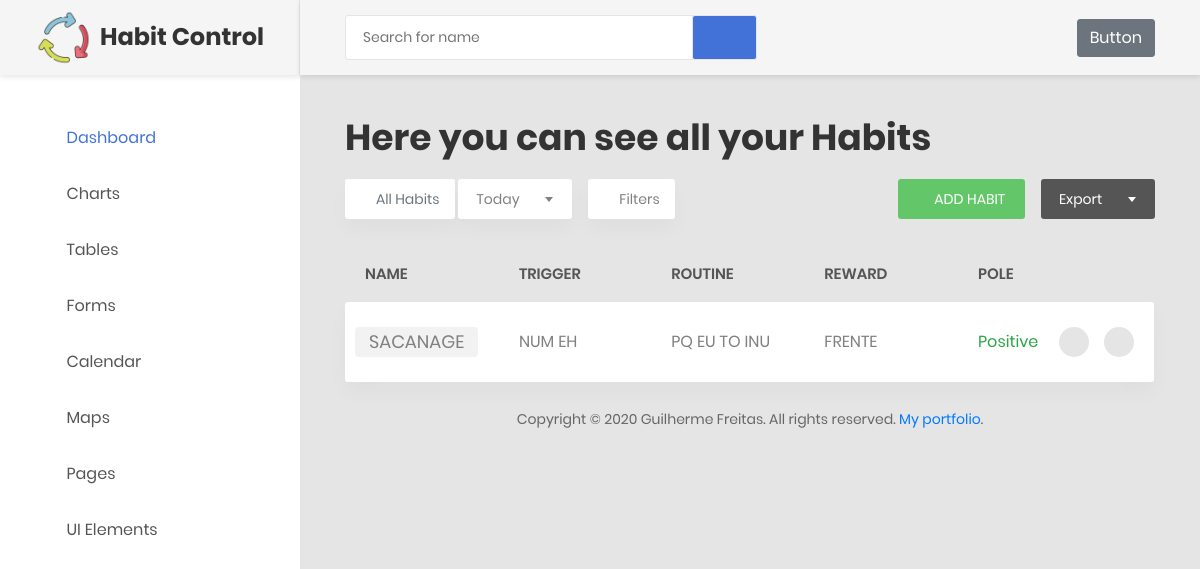
The app's page /, older data.
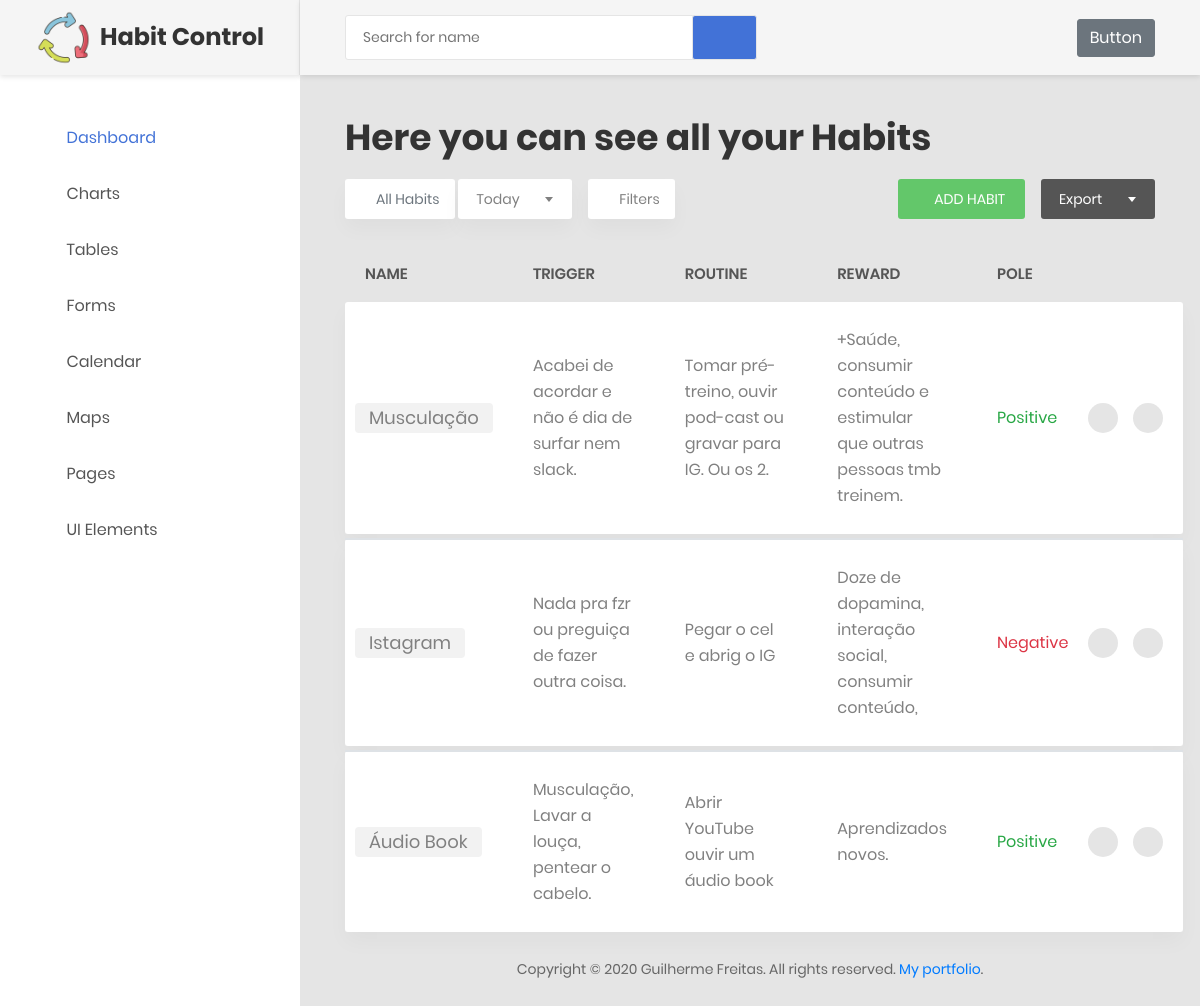
The same page, newer data.
### habit/models.py (models this page shows)
class Habit(models.Model):
    name = models.CharField(max_length=20, blank=False, null=False)
    trigger = models.TextField(max_length=200)
    routine = models.TextField(max_length=200)
    reward = models.TextField(max_length=200)
    good = models.BooleanField(blank=False, null=False)

### habit/views.py (the view)
# urls.py: 2. Add a URL to urlpatterns:  path('', views.home, name='home')
class home(ListView):
    model = Habit
    template_name = 'home.html'

### habit/templates/home.html (shortened to what this page needs)
{% extends 'base.html' %}
{% load static %}
    {% block import-css %}
        <link href=" {% static 'css/index.css' %}" rel="stylesheet" media="all">
    {% endblock %}
    {% block search  %}
        <form class="form-header" action="{% url 'search'%}"  method = "get" >
            <input class="au-input au-input--xl"  name = "q_name"  type = "text"  placeholder = "Search for name">
                <button class="au-btn--submit" type="submit">
                    <i class="zmdi zmdi-search"></i>
                </button>
        </form>
    {% endblock %}
    {% block right-header %}
        <button class="btn btn-secondary"><a href="" class="text-decoration-none text-white">Button</a></button>
    {% endblock %}
    {% block content %}
        <h1 class="title">Here you can see all your Habits</h1>
        <div class="table-data__tool">
            <div class="table-data__tool-left">
                <button class="au-btn-filter">
                    <a href="{% url 'home' %}" class="text-decoration-none text-secondary">
                        <i class="zmdi zmdi-filter-list"></i>All Habits
                    </a>
                </button>
                <div class="rs-select2--light rs-select2--sm">
                </div>
                <button class="au-btn-filter">
                    <i class="zmdi zmdi-filter-list"></i>filters</button>
            </div>
            <div class="table-data__tool-right">
                <button class="au-btn au-btn-icon au-btn--green au-btn--small">
                    <a href="{% url 'create_habit' %}" class="text-decoration-none text-white ">
                    <i class="zmdi zmdi-plus"></i>add habit</a></button>
                <div class="rs-select2--dark rs-select2--sm rs-select2--dark2">
                </div>
            </div>
        </div>
        <div class="table-responsive table-responsive-data2">
            <table class="table table-data2">
                <thead>
                    <tr>
                        <th><span class="Title-column">Name</span></th>
                        <th><span class="Title-column">Trigger</span></th>
                        <th><span class="Title-column">Routine</span></th>
                        <th><span class="Title-column">Reward</span></th>
                        <th><span class="Title-column">Pole</span></th>
                        <th></th>
                    </tr>
                </thead>
                {% for habit in object_list %}
                    <tbody>
                        <tr class="tr-shadow ordinary_row">
                                <td>
                                    <span class="block-email rounded ">{{habit.name}}</span>
                                </td>
                                <td>{{habit.trigger}}</td>
                                <td >{{habit.routine}}</td>
                                <td>{{habit.reward}}</td>
                                <td>
                                        {% if habit.good %}
                                        <span class="text-success"> Positive </span>
                                        {% else %}
                                            <span class="text-danger"> Negative </span>
                                        {% endif %}
                                </td>
                                <td>
                                    <div class="table-data-feature">
                                        <button class="item" data-toggle="tooltip" data-placement="top" title="Edit" >
                                            <a href="{% url 'update_habit' pk=habit.pk %}">
                                                <i class="zmdi zmdi-edit"></i>
                                            </a>
                                        </button>
                                        <button class="item button_delete" title="Delete" data-toggle="modal" data-target="#exampleModalCenter">
                                                <i class="zmdi zmdi-delete"></i>
                                        </button>
                                    </div>
                                </td>
                            </div>
                        <tr class="spacer"></tr>
                {% endfor %}
        </div>
    {% endblock %}

### templates/base.html (shortened to what this page needs)
{% load static %}
<!DOCTYPE html>
<html lang="en">
<head>
    <link href=" {% static 'CoolAdmin/css/font-face.css' %}" rel="stylesheet" media="all">
    <link href=" {% static 'CoolAdmin/vendor/font-awesome-4.7/css/font-awesome.min.css' %}" rel="stylesheet" media="all">
    <link href=" {% static 'CoolAdmin/vendor/font-awesome-5/css/fontawesome-all.min.css' %}" rel="stylesheet" media="all">
    <link href=" {% static 'CoolAdmin/vendor/mdi-font/css/material-design-iconic-font.min.css' %}" rel="stylesheet" media="all">
    <link href=" {% static 'CoolAdmin/vendor/bootstrap-4.1/bootstrap.min.css' %}" rel="stylesheet" media="all">
    <link href=" {% static 'CoolAdmin/vendor/animsition/animsition.min.css' %}" rel="stylesheet" media="all">
    <link href=" {% static 'CoolAdmin/vendor/bootstrap-progressbar/bootstrap-progressbar-3.3.4.min.css' %}" rel="stylesheet" media="all">
    <link href=" {% static 'CoolAdmin/vendor/wow/animate.css' %}" rel="stylesheet" media="all">
    <link href=" {% static 'CoolAdmin/vendor/css-hamburgers/hamburgers.min.css' %}" rel="stylesheet" media="all">
    <link href=" {% static 'CoolAdmin/vendor/slick/slick.css' %}" rel="stylesheet" media="all">
    <link href=" {% static 'CoolAdmin/vendor/select2/select2.min.css' %}" rel="stylesheet" media="all">
    <link href=" {% static 'CoolAdmin/vendor/perfect-scrollbar/perfect-scrollbar.css' %}" rel="stylesheet" media="all">
    <link href=" {% static 'CoolAdmin/css/theme.css' %}" rel="stylesheet" media="all">
    <link href=" {% static 'CoolAdmin/css/my-base.css' %}" rel="stylesheet" media="all">
    {% block import-css %}
    {% endblock %}
</head>
<body class="animsition">
    <div class="page-wrapper">
        <aside class="menu-sidebar d-none d-lg-block">
            <a href="{% url 'home' %}" >
                <div class="logo">
                    <img src="{% static 'CoolAdmin/images/icon/logo.png' %}" alt="Cool Admin" class="logo-icon" />
                    <h3 class="logo-text">Habit Control</h3>
                </div>
            </a>
            <div class="menu-sidebar__content js-scrollbar1">
                <nav class="navbar-sidebar">
                    <ul class="list-unstyled navbar__list">
                        <li class="active has-sub">
                            <a class="js-arrow" href="#">
                                <i class="fas fa-tachometer-alt"></i>Dashboard</a>
                        </li>
                        <li>
                            <a href="chart.html">
                                <i class="fas fa-chart-bar"></i>Charts</a>
                        </li>
                        <li>
                            <a href="table.html">
                                <i class="fas fa-table"></i>Tables</a>
                        </li>
                        <li>
                            <a href="form.html">
                                <i class="far fa-check-square"></i>Forms</a>
                        </li>
                        <li>
                            <a href="calendar.html">
                                <i class="fas fa-calendar-alt"></i>Calendar</a>
                        </li>
                        <li>
                            <a href="map.html">
                                <i class="fas fa-map-marker-alt"></i>Maps</a>
                        </li>
                        <li class="has-sub">
                            <a class="js-arrow" href="#">
                                <i class="fas fa-copy"></i>Pages</a>
                        </li>
                        <li class="has-sub">
                            <a class="js-arrow" href="#">
                                <i class="fas fa-desktop"></i>UI Elements</a>
                        </li>
                    </ul>
                </nav>
            </div>
        </aside>
        <div class="page-container">
            <header class="header-desktop">
                <div class="section__content section__content--p30">
                    <div class="container-fluid">
                        <div class="header-wrap">
                            {% block search  %}{% endblock %}
                            <div class="header-button">
                                <div class="account-wrap">
                                    <div class="account-item clearfix js-item-menu">
                                        <div class="content">
                                            {% block right-header %}{% endblock %}
                                        </div>
                                    </div>
                                </div>
                            </div>
                        </div>
                    </div>
                </div>
            </header>
            <div class="main-content">
                <div class="section__content section__content--p30">
                    <div class="container-fluid">
                        {% block content %}{% endblock %}
                        <div class="row">
                            <div class="col-md-12">
                                <div class="copyright">
                                    <p>Copyright © 2020 Guilherme Freitas. All rights reserved. <a href="https://freitas-gui.github.io/" target="_blank"> My portfolio</a>.</p>
                                </div>
                            </div>
                        </div>
                    </div>
                </div>
            </div>
        </div>
</body>
</html>

### habit/static/css/index.css (style rules this page uses)
.title { margin-bottom: 20px; }
.Title-column { font-size: 15px; }
.block-email { font-size: 18px; }
.table-data2.table thead tr > th { padding-left: 10px; padding-right: 80px; }
.table-data2.table thead tr th:first-child { padding-left: 20px; padding-right: 50px; }
.table-data2.table thead tr th:nth-last-child(2) { padding-right: 10px; padding-left: 10px; }
.table-data2.table thead tr th:last-child { padding-right: 0px; padding-left: 0px; }
.item:last-child { margin-left: 10px; }
.table-data2.table tbody tr > td { padding-left: 10px; padding-right: 40px; }
.table-data2.table tbody tr > td:first-child { padding-left: 10px; padding-right: 30px; }
.table-data2.table tbody tr > td:nth-last-child(2) { padding-left: 10px; padding-right: 20px; }
.table-data2.table tbody tr > td:nth-last-child(3) { max-width: 1000px; }
.table-data2.table tbody tr > td:last-child { padding-left: 0px; padding-right: 20px; }
.table-data2.table tbody tr td:first-child { vertical-align: auto; }
.table-data2.table tbody td { font-size: 16px; }

Row changes from the older to the newer data that the page shows:
removed Habit: name "SACANAGE", trigger "NUM EH", routine "PQ EU TO INU", reward "FRENTE", good "Positive"
added Habit: name "Musculação", trigger "Acabei de acordar e não é dia de surfar nem slack.", routine "Tomar pré-treino, ouvir pod-cast ou gravar para IG. Ou os 2.", reward "+Saúde, consumir conteúdo e estimular que outras pessoas tmb treinem.", good "Positive"
added Habit: name "Istagram", trigger "Nada pra fzr ou preguiça de fazer outra coisa.", routine "Pegar o cel e abrig o IG", reward "Doze de dopamina, interação social, consumir conteúdo,", good "Negative"
added Habit: name "Áudio Book", trigger "Musculação, Lavar a louça, pentear o cabelo.", routine "Abrir YouTube ouvir um áudio book", reward "Aprendizados novos.", good "Positive"
